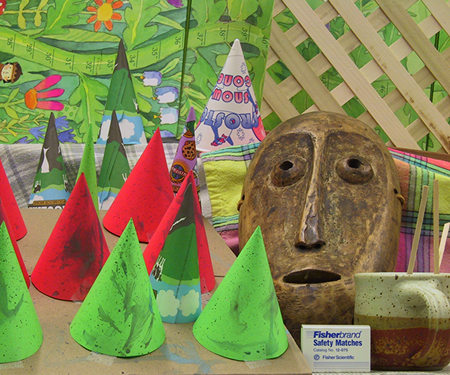
#> input picture im2.png, 450 x 375 px
$ python part_b_reconstruction.py
#> lines starting #> are read from the running program, lines starting #| are printed output that depends on the picture
"""
===================================================================
HỆ THỐNG TÁI TẠO 3D TỪ ẢNH STEREO CHƯA HIỆU CHỈNH
===================================================================
Thư viện : OpenCV, Open3D, NumPy
Mô tả    : Tái tạo đám mây điểm 3D có màu từ cặp ảnh stereo
           sử dụng SIFT + FLANN + RANSAC + SGBM + Open3D
===================================================================
"""

import sys
import os
import numpy as np
import cv2

# ---------------------------------------------------------------
# Kiểm tra Open3D trước khi import để báo lỗi rõ ràng
# ---------------------------------------------------------------
try:
    import open3d as o3d
except ImportError:
    print("[LỖI] Chưa cài thư viện Open3D.")
    print("      Hãy chạy: pip install open3d")
    sys.exit(1)


# ===================================================================
# PHẦN 1: XỬ LÝ ẢNH VÀ TÍNH TOÁN HÌNH HỌC
# ===================================================================

class StereoProcessor:
    """
    Lớp xử lý ảnh stereo: tìm điểm đặc trưng, tính ma trận cơ bản,
    chỉnh sửa ảnh và tạo bản đồ độ chênh lệch (disparity map).
    """

    def __init__(self, img_left_path: str, img_right_path: str):
        """
        Khởi tạo bộ xử lý stereo.

        Args:
            img_left_path : Đường dẫn ảnh trái (im2.png)
            img_right_path: Đường dẫn ảnh phải (im6.png)
        """
        print("=" * 60)
        print("  KHỞI ĐỘNG HỆ THỐNG TÁI TẠO 3D TỪ ẢNH STEREO")
        print("=" * 60)

        # --- Đọc và kiểm tra file ảnh ---
        self.img_left_color  = self._load_image(img_left_path,  "ảnh trái")
#> in _load_image, img is the input picture: shape (375, 450, 3); mean B, G, R 82.3, 130.2, 132.6
        self.img_right_color = self._load_image(img_right_path, "ảnh phải")
#> call 2 of _load_image, with path = 'im6.png', label = 'ảnh phải'
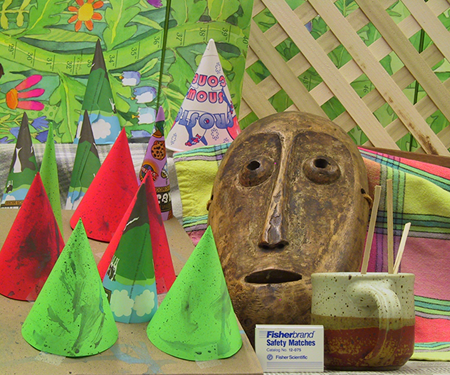
#> input picture im6.png, 450 x 375 px
#> in _load_image, img is the input picture: shape (375, 450, 3); mean B, G, R 83.6, 133.3, 137.4

        # Chuyển sang grayscale để xử lý đặc trưng
        self.img_left_gray  = cv2.cvtColor(self.img_left_color,  cv2.COLOR_BGR2GRAY)
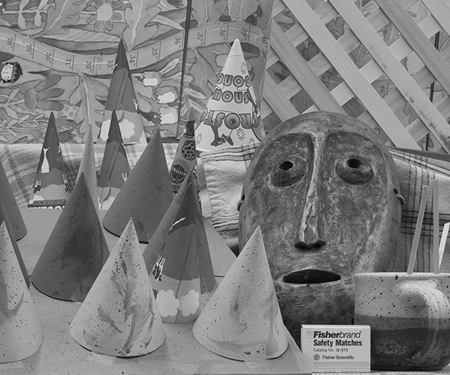
#> self.img_left_gray: shape (375, 450); min 0, max 235, mean 125.5
        self.img_right_gray = cv2.cvtColor(self.img_right_color, cv2.COLOR_BGR2GRAY)
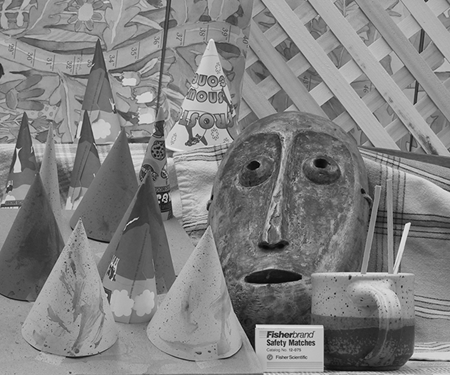
#> self.img_right_gray: shape (375, 450); min 0, max 244, mean 128.9

        self.h, self.w = self.img_left_gray.shape
#> self.h = 375; self.w = 450
        print(f"[OK] Kích thước ảnh: {self.w} x {self.h} pixel")
#| [OK] Kích thước ảnh: 450 x 375 pixel

    # ------------------------------------------------------------------
    # Bước 1: Đọc ảnh từ file
    # ------------------------------------------------------------------
    @staticmethod
    def _load_image(path: str, label: str) -> np.ndarray:
        """Đọc ảnh và ném ngoại lệ nếu không tìm thấy file."""
        if not os.path.exists(path):
            raise FileNotFoundError(
                f"[LỖI] Không tìm thấy {label}: '{path}'\n"
                f"      Vui lòng đặt file ảnh cùng thư mục với script."
            )
        img = cv2.imread(path)
        if img is None:
            raise ValueError(f"[LỖI] Không thể đọc {label}: '{path}'")
        print(f"[OK] Đọc {label}: {path}")
        return img

    # ------------------------------------------------------------------
    # Bước 2: Tìm điểm đặc trưng bằng SIFT + khớp bằng FLANN
    # ------------------------------------------------------------------
    def detect_and_match_features(self) -> tuple:
        """
        Sử dụng SIFT (Scale-Invariant Feature Transform) để phát hiện
        keypoints và mô tả đặc trưng, sau đó dùng FLANN (Fast Library
        for Approximate Nearest Neighbors) để khớp các điểm tương ứng.

        Returns:
            pts_left, pts_right: Mảng tọa độ 2D các điểm khớp (Nx2)
        """
        print("\n[BƯỚC 1] Phát hiện và khớp điểm đặc trưng (SIFT + FLANN)...")

        # Tạo detector SIFT
        sift = cv2.SIFT_create(nfeatures=0, contrastThreshold=0.03)

        # Tìm keypoints và mô tả đặc trưng trên cả 2 ảnh
        kp1, des1 = sift.detectAndCompute(self.img_left_gray,  None)
#> kp1 = 1530 keypoints; strongest (x, y, size): (4, 81, 1.9), (45, 150, 2.3), (396, 277, 2.3), (243, 198, 2.6)
        kp2, des2 = sift.detectAndCompute(self.img_right_gray, None)
#> kp2 = 1487 keypoints; strongest (x, y, size): (407, 226, 4.3), (212, 198, 2), (257, 326, 2.3), (18, 150, 2.1)
        print(f"   - Số điểm đặc trưng ảnh trái : {len(kp1)}")
#|    - Số điểm đặc trưng ảnh trái : 1530
        print(f"   - Số điểm đặc trưng ảnh phải: {len(kp2)}")
#|    - Số điểm đặc trưng ảnh phải: 1487

        if len(kp1) < 8 or len(kp2) < 8:
            raise RuntimeError("[LỖI] Quá ít điểm đặc trưng để tính toán.")

        # Cấu hình FLANN matcher cho SIFT (dùng KD-Tree)
        index_params  = dict(algorithm=1, trees=5)   # FLANN_INDEX_KDTREE = 1
        search_params = dict(checks=100)
        flann = cv2.FlannBasedMatcher(index_params, search_params)

        # Khớp điểm với kNN (k=2) để áp dụng Lowe's ratio test
        matches = flann.knnMatch(des1, des2, k=2)
#> matches = 1530 matches

        # Lowe's Ratio Test: giữ chỉ những cặp khớp "chắc chắn"
        good_matches = []
        for m, n in matches:
            if m.distance < 0.75 * n.distance:
                good_matches.append(m)
#> after the loop, good_matches = 683 matches

        print(f"   - Số cặp khớp sau Ratio Test: {len(good_matches)}")
#|    - Số cặp khớp sau Ratio Test: 683

        if len(good_matches) < 8:
            raise RuntimeError(
                "[LỖI] Không đủ cặp điểm khớp tốt (cần ít nhất 8)."
            )

        # Trích xuất tọa độ 2D của các điểm khớp
        pts_left  = np.float32([kp1[m.queryIdx].pt for m in good_matches])
#> pts_left = 683 pairs, first value 6.65 to 439.7, second value 3.08 to 367.6
        pts_right = np.float32([kp2[m.trainIdx].pt for m in good_matches])
#> pts_right = 683 pairs, first value 2.76 to 413.5, second value 2.82 to 366.9

        self.pts_left  = pts_left
#> self.pts_left has the same summary as pts_left
        self.pts_right = pts_right
#> self.pts_right has the same summary as pts_right
        return pts_left, pts_right

    # ------------------------------------------------------------------
    # Bước 3: Tính ma trận cơ bản (Fundamental Matrix) bằng RANSAC
    # ------------------------------------------------------------------
    def compute_fundamental_matrix(self) -> np.ndarray:
        """
        Tính Fundamental Matrix F liên kết các điểm tương ứng giữa
        2 ảnh theo quan hệ: x'^T * F * x = 0
        RANSAC được dùng để loại bỏ các điểm nhiễu (outliers).

        Returns:
            F: Ma trận cơ bản (3x3)
        """
        print("\n[BƯỚC 2] Tính Fundamental Matrix bằng RANSAC...")

        F, mask = cv2.findFundamentalMat(
            self.pts_left,
            self.pts_right,
            method=cv2.FM_RANSAC,
            ransacReprojThreshold=1.0,   # Ngưỡng reprojection error (pixel)
            confidence=0.999             # Độ tin cậy yêu cầu
        )
#> F = [[4.21e-07, -0.00025, 0.0729], [0.000246, -2.01e-05, -0.293], [-0.0722, 0.296, 1]]; mask = 683 values, max 1 at index 2, min 0 at index 0, mean 0.917

        if F is None:
            raise RuntimeError("[LỖI] Không tính được Fundamental Matrix.")

        # Lọc chỉ giữ inliers (điểm được RANSAC chấp nhận)
        mask = mask.ravel().astype(bool)
        self.pts_left  = self.pts_left[mask]
#> self.pts_left = 626 pairs, first value 20.41 to 439.7, second value 3.08 to 367.6
        self.pts_right = self.pts_right[mask]
#> self.pts_right = 626 pairs, first value 2.76 to 408.4, second value 2.82 to 366.9

        print(f"   - Số inliers sau RANSAC: {mask.sum()} / {len(mask)}")
#|    - Số inliers sau RANSAC: 626 / 683
        print(f"   - Fundamental Matrix:\n{np.round(F, 6)}")
#|    - Fundamental Matrix:
#| [[ 0.00000e+00 -2.50000e-04  7.29430e-02]
#|  [ 2.46000e-04 -2.00000e-05 -2.93222e-01]
#|  [-7.21710e-02  2.96111e-01  1.00000e+00]]

        self.F = F
#> self.F has the same summary as F
        return F

    # ------------------------------------------------------------------
    # Bước 4: Chỉnh sửa ảnh stereo chưa hiệu chỉnh (Uncalibrated Rectification)
    # ------------------------------------------------------------------
    def rectify_images(self) -> tuple:
        """
        Stereo Rectification biến đổi 2 ảnh sao cho các dòng quét
        (epipolar lines) nằm ngang hàng — điều kiện cần để tính disparity.

        Vì camera chưa được hiệu chỉnh (uncalibrated), dùng hàm
        cv2.stereoRectifyUncalibrated để tính homography H1, H2.

        Returns:
            img_rect_left, img_rect_right: Ảnh sau khi rectify (BGR)
        """
        print("\n[BƯỚC 3] Thực hiện Stereo Rectification (Uncalibrated)...")

        # Tính homography H1, H2 từ Fundamental Matrix và các điểm khớp
        ret, H1, H2 = cv2.stereoRectifyUncalibrated(
            self.pts_left,
            self.pts_right,
            self.F,
            imgSize=(self.w, self.h),
            threshold=5
        )
#> ret = True; H1 = [[-0.226, -0.00412, -8.07], [0.0912, -0.298, -23.52], [0.00031, 1.01e-05, -0.38]]; H2 = [[0.757, 0.0848, 38.53], [-0.309, 0.972, 74.48], [-0.00106, -0.000118, 1.26]]

        if not ret:
            raise RuntimeError("[LỖI] stereoRectifyUncalibrated thất bại.")

        # Áp dụng phép biến đổi perspective (warpPerspective) lên cả 2 ảnh
        img_rect_left  = cv2.warpPerspective(self.img_left_color,  H1, (self.w, self.h))
        img_rect_right = cv2.warpPerspective(self.img_right_color, H2, (self.w, self.h))
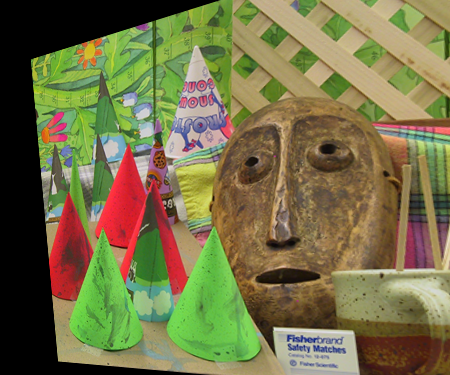
#> img_rect_right: shape (375, 450, 3); mean B, G, R 71, 112.7, 116.7

        self.img_rect_left  = img_rect_left
        self.img_rect_right = img_rect_right
        self.H1 = H1
#> self.H1 has the same summary as H1
        self.H2 = H2
#> self.H2 has the same summary as H2

        print("   - Rectification hoàn tất.")
        return img_rect_left, img_rect_right

    # ------------------------------------------------------------------
    # Bước 5: Tính Disparity Map bằng StereoSGBM
    # ------------------------------------------------------------------
    def compute_disparity(self) -> np.ndarray:
        """
        Semi-Global Block Matching (SGBM) tính độ chênh lệch (disparity)
        giữa các pixel tương ứng trên 2 ảnh đã rectify.
        Disparity tỉ lệ nghịch với khoảng cách đến camera: Z = f*B/d

        Returns:
            disparity: Bản đồ disparity dạng float32 (đã chuẩn hóa)
        """
        print("\n[BƯỚC 4] Tính Disparity Map bằng StereoSGBM...")

        # Số kênh màu (dùng để tính P1, P2)
        num_channels = 3

        # Cấu hình StereoSGBM — các tham số ảnh hưởng trực tiếp đến chất lượng
        min_disparity   = 0
        num_disparities = 16 * 8   # Phải là bội số của 16; tăng nếu cảnh sâu
        block_size      = 5        # Kích thước block so khớp (lẻ, 3–11)

        sgbm = cv2.StereoSGBM_create(
            minDisparity      = min_disparity,
            numDisparities    = num_disparities,
            blockSize         = block_size,
            # P1, P2: tham số điều hòa độ mượt — P2 > P1
            P1                = 8  * num_channels * block_size ** 2,
            P2                = 32 * num_channels * block_size ** 2,
            disp12MaxDiff     = 1,     # Kiểm tra tính nhất quán trái-phải
            uniquenessRatio   = 10,    # Lọc điểm không rõ ràng (%)
            speckleWindowSize = 100,   # Loại bỏ nhiễu nhỏ
            speckleRange      = 32,    # Biên độ nhiễu
            preFilterCap      = 63,
            mode              = cv2.STEREO_SGBM_MODE_SGBM_3WAY  # Chất lượng cao nhất
        )

        # Chuyển ảnh rectify sang grayscale để SGBM xử lý
        left_gray  = cv2.cvtColor(self.img_rect_left,  cv2.COLOR_BGR2GRAY)
        right_gray = cv2.cvtColor(self.img_rect_right, cv2.COLOR_BGR2GRAY)
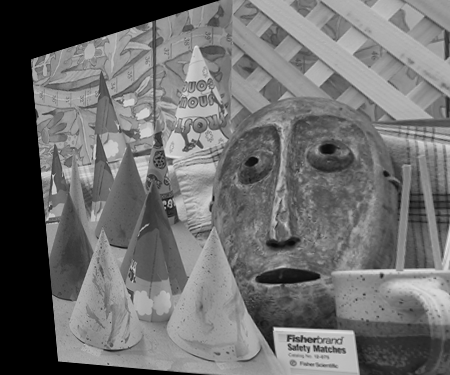
#> right_gray: shape (375, 450); min 0, max 229, mean 109.1

        # Tính disparity (kết quả nhân 16 — cần chia lại)
        disparity_raw = sgbm.compute(left_gray, right_gray)
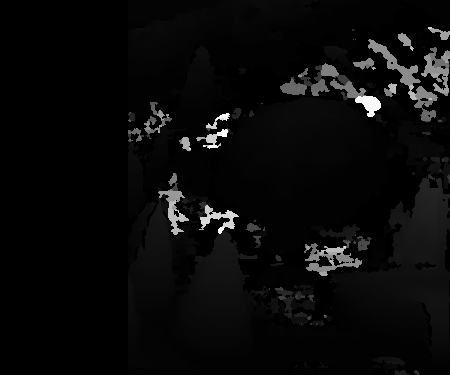
#> disparity_raw: shape (375, 450) int16; min -16, max 2018, mean 61.4; drawn with min black and max white
        disparity = disparity_raw.astype(np.float32) / 16.0

        # Thay thế giá trị âm (vùng không tính được) bằng NaN
        disparity[disparity < 0] = np.nan

        self.disparity = disparity
        print(f"   - Disparity range: [{np.nanmin(disparity):.1f}, {np.nanmax(disparity):.1f}]")
#|    - Disparity range: [0.0, 126.1]
        return disparity


# ===================================================================
# PHẦN 2: TÁI TẠO 3D VÀ HIỂN THỊ
# ===================================================================

class Reconstructor3D:
    """
    Lớp tái tạo đám mây điểm 3D từ disparity map và hiển thị
    tương tác bằng Open3D.
    """

    def __init__(self, processor: StereoProcessor):
        self.proc = processor

    # ------------------------------------------------------------------
    # Bước 6: Xây dựng ma trận Q (reprojection matrix)
    # ------------------------------------------------------------------
    def build_Q_matrix(self) -> np.ndarray:
        """
        Ma trận Q dùng để tái chiếu (reproject) disparity map thành
        tọa độ 3D theo công thức: [X, Y, Z, W]^T = Q * [x, y, d, 1]^T

        Vì camera chưa hiệu chỉnh, ước tính thông số nội (intrinsics):
          - Tiêu cự f  ≈ 0.8 × width  (giả định góc nhìn ~67°)
          - Điểm chính cx = w/2, cy = h/2
          - Baseline B ≈ w / 10  (ước tính tương đối)

        Returns:
            Q: Ma trận tái chiếu 4x4
        """
        w, h = self.proc.w, self.proc.h
        f  = 0.8 * w          # Tiêu cự ước tính
        cx = w / 2.0          # Điểm chính x
        cy = h / 2.0          # Điểm chính y
        B  = w / 10.0         # Baseline ước tính

        # Ma trận Q chuẩn cho stereo rectified
        Q = np.float32([
            [1,  0,   0,  -cx    ],
            [0,  1,   0,  -cy    ],
            [0,  0,   0,   f     ],
            [0,  0,  -1/B, 0     ]
        ])

        self.Q = Q
        print(f"\n[BƯỚC 5] Xây dựng ma trận Q:")
        print(f"   - Tiêu cự f  = {f:.1f} px")
        print(f"   - Điểm chính = ({cx:.1f}, {cy:.1f})")
        print(f"   - Baseline B ≈ {B:.1f} px (ước tính)")
        return Q

    # ------------------------------------------------------------------
    # Bước 7: Chuyển disparity → tọa độ 3D (Point Cloud)
    # ------------------------------------------------------------------
    def disparity_to_pointcloud(self) -> tuple:
        """
        Dùng cv2.reprojectImageTo3D để chuyển mỗi pixel (x, y, d)
        thành điểm 3D (X, Y, Z) theo ma trận Q.

        Lọc bỏ:
          - Điểm có Z quá lớn (nhiễu ở vô cực)
          - Điểm có disparity = NaN hoặc = 0

        Returns:
            points: Tọa độ 3D (Nx3, float32)
            colors: Màu RGB tương ứng (Nx3, float32 trong [0,1])
        """
        print("\n[BƯỚC 6] Tái chiếu Disparity Map → Point Cloud 3D...")

        # cv2.reprojectImageTo3D trả về array (H, W, 3) chứa (X, Y, Z)
        points_3d = cv2.reprojectImageTo3D(self.proc.disparity, self.Q)

        # Lấy màu từ ảnh rectify trái (BGR → RGB)
        colors_bgr = self.proc.img_rect_left

        # --- Tạo mặt nạ để lọc điểm hợp lệ ---
        # 1) Loại điểm có disparity không hợp lệ
        valid_disp = np.isfinite(self.proc.disparity) & (self.proc.disparity > 0)
        # 2) Loại điểm Z quá lớn (thường là background nhiễu)
        z_vals = points_3d[:, :, 2]
        z_max  = np.percentile(z_vals[valid_disp], 97)   # Ngưỡng 97th percentile
        valid_z = z_vals < z_max
        # 3) Loại điểm Z âm
        valid_pos = z_vals > 0

        mask = valid_disp & valid_z & valid_pos

        # Trích xuất điểm và màu theo mặt nạ
        pts    = points_3d[mask]                         # (N, 3)
        cols   = colors_bgr[mask].astype(np.float32) / 255.0  # (N, 3) trong [0,1]
#> cols = empty array
        # Đảo kênh BGR → RGB
        cols   = cols[:, ::-1]

        print(f"   - Số điểm 3D hợp lệ: {len(pts):,}")

        self.points = pts
        self.colors = cols
#> self.colors = empty array
        return pts, cols

    # ------------------------------------------------------------------
    # Bước 8: Lưu và hiển thị Point Cloud bằng Open3D
    # ------------------------------------------------------------------
    def visualize(self, save_path: str = "pointcloud.ply"):
        """
        Tạo Open3D PointCloud object và mở cửa sổ visualizer tương tác.
        Người dùng có thể:
          - Xoay  : giữ chuột trái + kéo
          - Thu phóng: cuộn chuột
          - Di chuyển: giữ chuột phải + kéo
          - Reset: phím 'R'

        Args:
            save_path: Đường dẫn lưu file PLY (tùy chọn)
        """
        print("\n[BƯỚC 7] Khởi tạo Open3D Visualizer...")

        # Tạo đối tượng PointCloud của Open3D
        pcd = o3d.geometry.PointCloud()
        pcd.points = o3d.utility.Vector3dVector(self.points)
        pcd.colors = o3d.utility.Vector3dVector(self.colors)

        # --- Làm sạch thêm: loại bỏ điểm thống kê ngoại lai ---
        print("   - Lọc statistical outlier...")
        pcd_clean, _ = pcd.remove_statistical_outlier(
            nb_neighbors=20,   # Số láng giềng để ước tính
            std_ratio=2.0      # Ngưỡng độ lệch chuẩn
        )
        print(f"   - Điểm sau lọc: {len(pcd_clean.points):,}")

        # Lưu file PLY để dùng lại
        o3d.io.write_point_cloud(save_path, pcd_clean)
        print(f"   - Đã lưu point cloud: {save_path}")

        # --- Mở cửa sổ tương tác ---
        print("\n[HIỂN THỊ] Mở cửa sổ 3D Visualizer...")
        print("   Điều khiển:")
        print("   • Chuột trái  : Xoay mô hình")
        print("   • Chuột phải  : Di chuyển")
        print("   • Cuộn chuột  : Thu phóng")
        print("   • Phím R      : Reset góc nhìn")
        print("   • Phím Q / Esc: Thoát")

        # Tùy chỉnh cửa sổ visualizer
        vis = o3d.visualization.Visualizer()
        vis.create_window(
            window_name="3D Stereo Reconstruction — Point Cloud",
            width=1280,
            height=720
        )
        vis.add_geometry(pcd_clean)

        # Thiết lập render options
        opt = vis.get_render_option()
        opt.point_size          = 1.5    # Kích thước điểm
        opt.background_color    = np.array([0.05, 0.05, 0.1])  # Nền tối
        opt.show_coordinate_frame = True

        # Đặt góc nhìn ban đầu
        ctr = vis.get_view_control()
        ctr.set_zoom(0.5)

        vis.run()       # Vòng lặp chính — blocking cho đến khi đóng cửa sổ
        vis.destroy_window()
        print("\n[OK] Visualizer đã đóng.")


# ===================================================================
# PHẦN 3: PIPELINE CHÍNH
# ===================================================================

def run_pipeline(left_path: str = "im2.png", right_path: str = "im6.png"):
    """
    Hàm điều phối toàn bộ pipeline từ đầu đến cuối.

    Args:
        left_path : Đường dẫn ảnh trái
        right_path: Đường dẫn ảnh phải
    """
    try:
        # --- Khởi tạo bộ xử lý stereo ---
        proc = StereoProcessor(left_path, right_path)

        # --- Xử lý ảnh theo trình tự ---
        proc.detect_and_match_features()
        proc.compute_fundamental_matrix()
        proc.rectify_images()
        proc.compute_disparity()

        # --- Tái tạo và hiển thị 3D ---
        recon = Reconstructor3D(proc)
        recon.build_Q_matrix()
        recon.disparity_to_pointcloud()

        # Hiển thị bản đồ disparity (tùy chọn — nhấn bất kỳ phím để tiếp tục)
        disp_vis = proc.disparity.copy()
        disp_vis = np.nan_to_num(disp_vis, nan=0.0)
        disp_norm = cv2.normalize(disp_vis, None, 0, 255, cv2.NORM_MINMAX).astype(np.uint8)
        disp_color = cv2.applyColorMap(disp_norm, cv2.COLORMAP_JET)
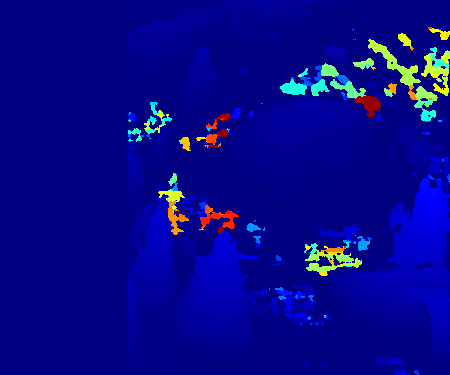
#> disp_color: shape (375, 450, 3); mean B, G, R 137.4, 8.1, 6
        cv2.imshow("Disparity Map (nhấn phím bất kỳ để mở 3D Viewer)", disp_color)
        cv2.waitKey(0)
        cv2.destroyAllWindows()

        # Hiển thị cửa sổ 3D tương tác
        recon.visualize(save_path="pointcloud_output.ply")

        print("\n" + "=" * 60)
        print("  HOÀN THÀNH! File PLY đã lưu: pointcloud_output.ply")
        print("=" * 60)

    except FileNotFoundError as e:
        print(e)
        sys.exit(1)
    except RuntimeError as e:
        print(e)
        sys.exit(1)
    except Exception as e:
        print(f"[LỖI KHÔNG XÁC ĐỊNH] {e}")
        import traceback
        traceback.print_exc()
#> (the run stopped early here; a loop or call above may not have finished)
